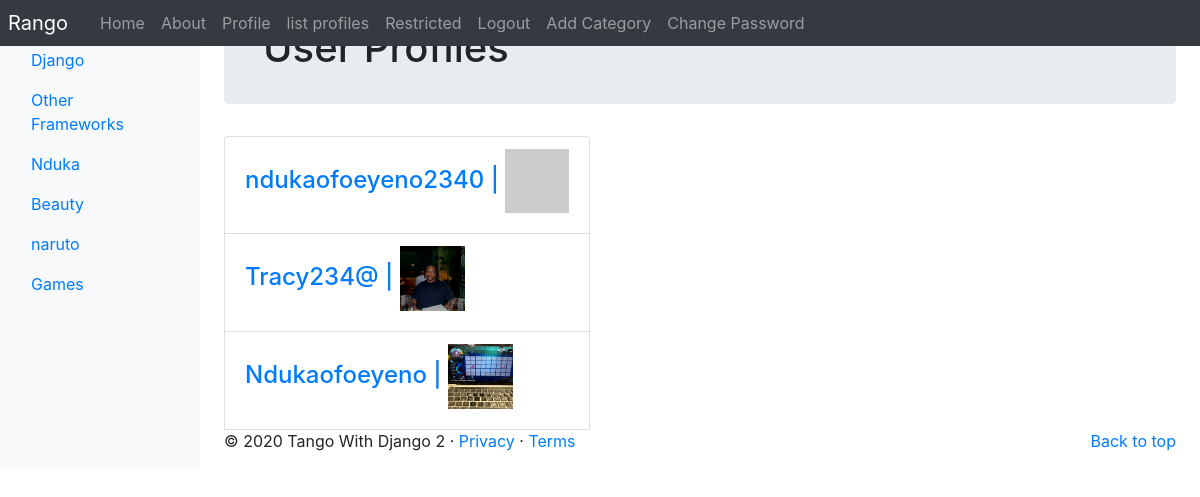
Screenshot of /rango/profiles/ (signed in) with the database file from the repository.
### rango/models.py (models this page shows, shortened)
class Category(models.Model):
    NAME_MAX_LENGTH = 128
    name = models.CharField(max_length=NAME_MAX_LENGTH, unique=True)
    views = models.IntegerField(default=0)
    likes = models.IntegerField(default=0)
    slug = models.SlugField(unique=True)
    class Meta:
        verbose_name_plural = 'categories'

class UserProfile(models.Model):
    user = models.OneToOneField(User, on_delete=models.CASCADE)
    website = models.URLField(blank=True)
    picture = models.ImageField(upload_to='profile_images', blank=True)

### rango/views.py (the view)
# urls.py: path('profiles/', views.ListProfilesView.as_view(), name='list_profiles'),
class ListProfilesView(View):
    @method_decorator(login_required)
    def get(self, request):
        profiles = UserProfile.objects.all()
        return render(request,
                      'rango/list_profiles.html',
                      {'userprofile_list': profiles})

### rango/templatetags/rango_template_tags.py (called while the page is built)
@register.inclusion_tag('rango/categories.html')
def get_category_list(current_category=None):
    return{'categories': Category.objects.all(),
           'current_category': current_category
           }

### templates/rango/list_profiles.html (shortened to what this page needs)
{% extends 'rango/base.html' %}
{% load staticfiles %}
{% block body_block %}
    <div class="jumbotron p-4">
        <div class="container">
            <h1 class="jumbotron-heading">User Profiles</h1>
	</div>
</div>
<div class="container">
	<div class="row">
		{% if userprofile_list %}
			<div class="panel-body">
			<div class="list-group">
			{% for list_user in userprofile_list %}
				<div class="list-group-item">
					<h4 class="list-group-item-heading">
						<a href="{% url 'rango:profile' list_user.user.username %}">
						{{ list_user.user.username }} |
						{% if list_user.picture %}
							<img src="{{ MEDIA_URL }}{{ list_user.picture }}"
							width="65"
							height="65"
							alt="{{ list_user.user.username }}'s profile image" />
						{% else %}
						<img src="https://lorempixel.com/64/64/people/" width="64" height="64" alt="Placeholder image" />
						{% endif %}
					</h4>
				</div>
			{% endfor %}
			</div>
		</div>
		{% else %}
		<p>There are no users present on Rango.</p>
		{% endif %}
	</div>
</div>
{% endblock %}

### templates/rango/categories.html (shortened to what this page needs)
<ul class ="nav flex-column">
  {% if categories %}
    {% for c in categories %}
      {% if c == current_category %}
        <li class="nav-item">
	<a class="nav-link active" href"{% url 'rango:show_category' c.slug %}">
	<span data-feather="archive"></span{{ c.name }}
	</a>
	</li>
      {% else %}
        <li class="nav-item">
	<a class="nav-link" href="{% url 'rango:show_category' c.slug %}">
	{{ c.name }}
	</a>
	</li>
      {% endif %}
    {% endfor %}
  {% else %}
    <li class="nav-item">There are no categories present.</strong></li>
  {% endif %}
</ul>

### rows the page displays
Category: name "Django"
Category: name "Other Frameworks"
Category: name "Nduka"
Category: name "Beauty"
Category: name "naruto"
Category: name "Games"
UserProfile: user.username "ndukaofoeyeno2340"
UserProfile: user.username "Tracy234@", picture (picture)
UserProfile: user.username "Ndukaofoeyeno", picture (picture)
